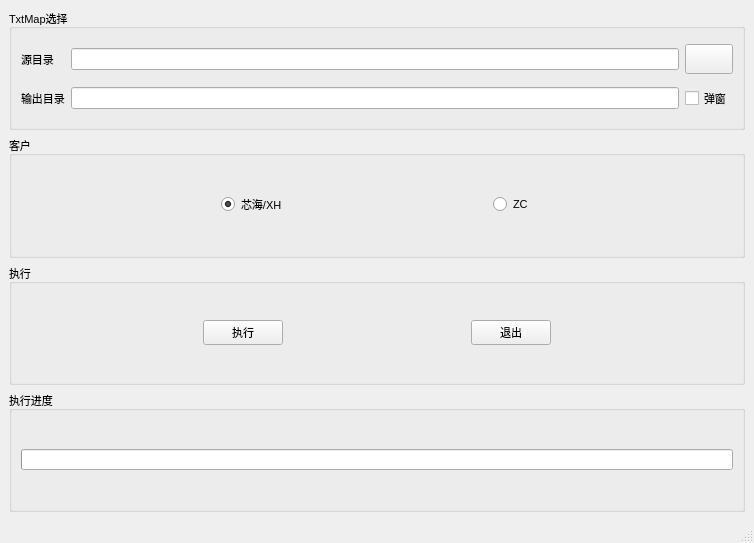
<?xml version="1.0" encoding="UTF-8"?>
<ui version="4.0">
 <class>MainWindow</class>
 <widget class="QMainWindow" name="MainWindow">
  <property name="geometry">
   <rect>
    <x>0</x>
    <y>0</y>
    <width>754</width>
    <height>543</height>
   </rect>
  </property>
  <property name="font">
   <font>
    <pointsize>8</pointsize>
   </font>
  </property>
  <property name="acceptDrops">
   <bool>true</bool>
  </property>
  <property name="windowTitle">
   <string>TxtMapAddInfo</string>
  </property>
  <property name="accessibleDescription">
   <string/>
  </property>
  <property name="iconSize">
   <size>
    <width>50</width>
    <height>50</height>
   </size>
  </property>
  <property name="tabShape">
   <enum>QTabWidget::Rounded</enum>
  </property>
  <widget class="QWidget" name="centralwidget">
   <layout class="QGridLayout" name="gridLayout_4">
    <item row="0" column="0">
     <widget class="QGroupBox" name="groupBox">
      <property name="title">
       <string>TxtMap选择</string>
      </property>
      <layout class="QGridLayout" name="gridLayout">
       <item row="0" column="1">
        <widget class="QLineEdit" name="lineSrcMapDir"/>
       </item>
       <item row="1" column="0">
        <widget class="QLabel" name="labelOutput">
         <property name="text">
          <string>输出目录</string>
         </property>
        </widget>
       </item>
       <item row="0" column="0">
        <widget class="QLabel" name="labelSrc">
         <property name="text">
          <string>源目录</string>
         </property>
        </widget>
       </item>
       <item row="0" column="2">
        <widget class="QToolButton" name="tbtnSelectDir">
         <property name="minimumSize">
          <size>
           <width>40</width>
           <height>30</height>
          </size>
         </property>
         <property name="font">
          <font>
           <pointsize>10</pointsize>
          </font>
         </property>
         <property name="contextMenuPolicy">
          <enum>Qt::NoContextMenu</enum>
         </property>
         <property name="layoutDirection">
          <enum>Qt::LeftToRight</enum>
         </property>
         <property name="text">
          <string/>
         </property>
         <property name="icon">
          <iconset resource="icon.qrc">
           <normaloff>:/icon/icon/122.bmp</normaloff>:/icon/icon/122.bmp</iconset>
         </property>
         <property name="iconSize">
          <size>
           <width>40</width>
           <height>20</height>
          </size>
         </property>
         <property name="checkable">
          <bool>false</bool>
         </property>
         <property name="toolButtonStyle">
          <enum>Qt::ToolButtonIconOnly</enum>
         </property>
         <property name="autoRaise">
          <bool>false</bool>
         </property>
        </widget>
       </item>
       <item row="1" column="1">
        <widget class="QLineEdit" name="lineOutputDir"/>
       </item>
       <item row="1" column="2">
        <widget class="QCheckBox" name="chkBoxPop">
         <property name="text">
          <string>弹窗</string>
         </property>
        </widget>
       </item>
      </layout>
     </widget>
    </item>
    <item row="1" column="0">
     <widget class="QGroupBox" name="groupBox_4">
      <property name="title">
       <string>客户</string>
      </property>
      <layout class="QGridLayout" name="gridLayout_5">
       <item row="0" column="0">
        <spacer name="horizontalSpacer_4">
         <property name="orientation">
          <enum>Qt::Horizontal</enum>
         </property>
         <property name="sizeHint" stdset="0">
          <size>
           <width>138</width>
           <height>20</height>
          </size>
         </property>
        </spacer>
       </item>
       <item row="0" column="1">
        <widget class="QRadioButton" name="rbtnZC">
         <property name="text">
          <string>芯海/XH</string>
         </property>
         <property name="checked">
          <bool>true</bool>
         </property>
        </widget>
       </item>
       <item row="0" column="2">
        <spacer name="horizontalSpacer_5">
         <property name="orientation">
          <enum>Qt::Horizontal</enum>
         </property>
         <property name="sizeHint" stdset="0">
          <size>
           <width>138</width>
           <height>20</height>
          </size>
         </property>
        </spacer>
       </item>
       <item row="0" column="3">
        <widget class="QRadioButton" name="rbtnXH">
         <property name="text">
          <string>ZC</string>
         </property>
        </widget>
       </item>
       <item row="0" column="4">
        <spacer name="horizontalSpacer_6">
         <property name="orientation">
          <enum>Qt::Horizontal</enum>
         </property>
         <property name="sizeHint" stdset="0">
          <size>
           <width>138</width>
           <height>20</height>
          </size>
         </property>
        </spacer>
       </item>
      </layout>
     </widget>
    </item>
    <item row="2" column="0">
     <widget class="QGroupBox" name="groupBox_2">
      <property name="title">
       <string>执行</string>
      </property>
      <layout class="QGridLayout" name="gridLayout_2">
       <item row="0" column="0">
        <spacer name="horizontalSpacer">
         <property name="orientation">
          <enum>Qt::Horizontal</enum>
         </property>
         <property name="sizeHint" stdset="0">
          <size>
           <width>126</width>
           <height>20</height>
          </size>
         </property>
        </spacer>
       </item>
       <item row="0" column="1">
        <widget class="QPushButton" name="btnTdo">
         <property name="text">
          <string>执行</string>
         </property>
         <property name="icon">
          <iconset resource="icon.qrc">
           <normaloff>:/icon/icon/704.bmp</normaloff>:/icon/icon/704.bmp</iconset>
         </property>
         <property name="autoDefault">
          <bool>false</bool>
         </property>
         <property name="default">
          <bool>false</bool>
         </property>
         <property name="flat">
          <bool>false</bool>
         </property>
        </widget>
       </item>
       <item row="0" column="2">
        <spacer name="horizontalSpacer_2">
         <property name="orientation">
          <enum>Qt::Horizontal</enum>
         </property>
         <property name="sizeHint" stdset="0">
          <size>
           <width>127</width>
           <height>20</height>
          </size>
         </property>
        </spacer>
       </item>
       <item row="0" column="3">
        <widget class="QPushButton" name="btnClose">
         <property name="text">
          <string>退出</string>
         </property>
         <property name="icon">
          <iconset resource="icon.qrc">
           <normaloff>:/icon/icon/132.bmp</normaloff>:/icon/icon/132.bmp</iconset>
         </property>
        </widget>
       </item>
       <item row="0" column="4">
        <spacer name="horizontalSpacer_3">
         <property name="orientation">
          <enum>Qt::Horizontal</enum>
         </property>
         <property name="sizeHint" stdset="0">
          <size>
           <width>126</width>
           <height>20</height>
          </size>
         </property>
        </spacer>
       </item>
      </layout>
     </widget>
    </item>
    <item row="3" column="0">
     <widget class="QGroupBox" name="groupBox_3">
      <property name="title">
       <string>执行进度</string>
      </property>
      <layout class="QGridLayout" name="gridLayout_3">
       <item row="0" column="0">
        <widget class="QProgressBar" name="pBar">
         <property name="enabled">
          <bool>true</bool>
         </property>
         <property name="value">
          <number>0</number>
         </property>
         <property name="textVisible">
          <bool>false</bool>
         </property>
         <property name="textDirection">
          <enum>QProgressBar::TopToBottom</enum>
         </property>
        </widget>
       </item>
      </layout>
     </widget>
    </item>
   </layout>
  </widget>
  <widget class="QStatusBar" name="statusbar"/>
 </widget>
 <resources>
  <include location="icon.qrc"/>
 </resources>
 <connections>
  <connection>
   <sender>btnClose</sender>
   <signal>clicked()</signal>
   <receiver>MainWindow</receiver>
   <slot>close()</slot>
   <hints>
    <hint type="sourcelabel">
     <x>464</x>
     <y>334</y>
    </hint>
    <hint type="destinationlabel">
     <x>342</x>
     <y>272</y>
    </hint>
   </hints>
  </connection>
 </connections>
</ui>
